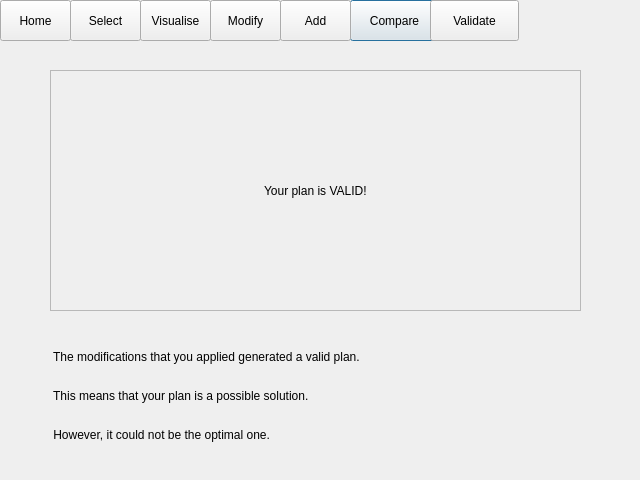
<?xml version="1.0" encoding="UTF-8"?>
<ui version="4.0">
 <class>validPlan</class>
 <widget class="QDialog" name="validPlan">
  <property name="geometry">
   <rect>
    <x>0</x>
    <y>0</y>
    <width>640</width>
    <height>480</height>
   </rect>
  </property>
  <property name="windowTitle">
   <string>Dialog</string>
  </property>
  <widget class="QPushButton" name="compareButton">
   <property name="geometry">
    <rect>
     <x>350</x>
     <y>0</y>
     <width>89</width>
     <height>41</height>
    </rect>
   </property>
   <property name="text">
    <string>Compare</string>
   </property>
  </widget>
  <widget class="QPushButton" name="homeButton">
   <property name="geometry">
    <rect>
     <x>0</x>
     <y>0</y>
     <width>71</width>
     <height>41</height>
    </rect>
   </property>
   <property name="text">
    <string>Home</string>
   </property>
  </widget>
  <widget class="QPushButton" name="selectButton">
   <property name="geometry">
    <rect>
     <x>70</x>
     <y>0</y>
     <width>71</width>
     <height>41</height>
    </rect>
   </property>
   <property name="text">
    <string>Select</string>
   </property>
  </widget>
  <widget class="QPushButton" name="visualiseButton">
   <property name="geometry">
    <rect>
     <x>140</x>
     <y>0</y>
     <width>71</width>
     <height>41</height>
    </rect>
   </property>
   <property name="text">
    <string>Visualise</string>
   </property>
  </widget>
  <widget class="QPushButton" name="Button">
   <property name="geometry">
    <rect>
     <x>280</x>
     <y>0</y>
     <width>71</width>
     <height>41</height>
    </rect>
   </property>
   <property name="text">
    <string>Add</string>
   </property>
  </widget>
  <widget class="QPushButton" name="pushButton">
   <property name="geometry">
    <rect>
     <x>430</x>
     <y>0</y>
     <width>89</width>
     <height>41</height>
    </rect>
   </property>
   <property name="text">
    <string>Validate</string>
   </property>
  </widget>
  <widget class="QFrame" name="frame">
   <property name="geometry">
    <rect>
     <x>50</x>
     <y>70</y>
     <width>531</width>
     <height>241</height>
    </rect>
   </property>
   <property name="frameShape">
    <enum>QFrame::StyledPanel</enum>
   </property>
   <property name="frameShadow">
    <enum>QFrame::Raised</enum>
   </property>
   <layout class="QVBoxLayout" name="verticalLayout">
    <item>
     <layout class="QHBoxLayout" name="horizontalLayout">
      <item>
       <spacer name="horizontalSpacer">
        <property name="orientation">
         <enum>Qt::Horizontal</enum>
        </property>
        <property name="sizeHint" stdset="0">
         <size>
          <width>40</width>
          <height>20</height>
         </size>
        </property>
       </spacer>
      </item>
      <item>
       <widget class="QLabel" name="label">
        <property name="text">
         <string>Your plan is VALID!</string>
        </property>
       </widget>
      </item>
      <item>
       <spacer name="horizontalSpacer_2">
        <property name="orientation">
         <enum>Qt::Horizontal</enum>
        </property>
        <property name="sizeHint" stdset="0">
         <size>
          <width>40</width>
          <height>20</height>
         </size>
        </property>
       </spacer>
      </item>
     </layout>
    </item>
   </layout>
  </widget>
  <widget class="QPushButton" name="modifyButton">
   <property name="geometry">
    <rect>
     <x>210</x>
     <y>0</y>
     <width>71</width>
     <height>41</height>
    </rect>
   </property>
   <property name="text">
    <string>Modify</string>
   </property>
  </widget>
  <widget class="QWidget" name="">
   <property name="geometry">
    <rect>
     <x>50</x>
     <y>340</y>
     <width>531</width>
     <height>111</height>
    </rect>
   </property>
   <layout class="QVBoxLayout" name="verticalLayout_2">
    <item>
     <widget class="QLabel" name="label_2">
      <property name="text">
       <string> The modifications that you applied generated a valid plan. </string>
      </property>
     </widget>
    </item>
    <item>
     <widget class="QLabel" name="label_3">
      <property name="text">
       <string> This means that your plan is a possible solution. </string>
      </property>
     </widget>
    </item>
    <item>
     <widget class="QLabel" name="label_4">
      <property name="text">
       <string> However, it could not be the optimal one.</string>
      </property>
     </widget>
    </item>
   </layout>
  </widget>
 </widget>
 <resources/>
 <connections/>
</ui>
